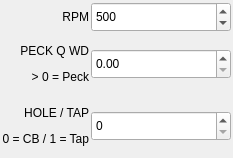
                <widget class="QFrame" name="frame_34">
                 <layout class="QGridLayout" name="gridLayout_11">
                  <property name="leftMargin">
                   <number>2</number>
                  </property>
                  <property name="topMargin">
                   <number>2</number>
                  </property>
                  <property name="rightMargin">
                   <number>2</number>
                  </property>
                  <property name="bottomMargin">
                   <number>2</number>
                  </property>
                  <property name="spacing">
                   <number>2</number>
                  </property>
                  <item row="1" column="0">
                   <widget class="QLabel" name="label_68">
                    <property name="minimumSize">
                     <size>
                      <width>80</width>
                      <height>60</height>
                     </size>
                    </property>
                    <property name="text">
                     <string>&lt;html&gt;&lt;head/&gt;&lt;body&gt;&lt;p&gt;PECK Q WD&lt;/p&gt;&lt;p&gt;&amp;gt; 0 = Peck&lt;/p&gt;&lt;/body&gt;&lt;/html&gt;</string>
                    </property>
                    <property name="alignment">
                     <set>Qt::AlignRight|Qt::AlignTrailing|Qt::AlignVCenter</set>
                    </property>
                   </widget>
                  </item>
                  <item row="2" column="1">
                   <widget class="QDoubleSpinBox" name="ops_hole_tap_select">
                    <property name="minimumSize">
                     <size>
                      <width>100</width>
                      <height>30</height>
                     </size>
                    </property>
                    <property name="toolTip">
                     <string>&lt;html&gt;&lt;head/&gt;&lt;body&gt;&lt;p&gt;Select 0 for the Counterbore op. Select 1 for the Rigid Tap op &lt;/p&gt;&lt;/body&gt;&lt;/html&gt;</string>
                    </property>
                    <property name="toolTipDuration">
                     <number>-1</number>
                    </property>
                    <property name="decimals">
                     <number>0</number>
                    </property>
                    <property name="minimum">
                     <double>0.000000000000000</double>
                    </property>
                    <property name="maximum">
                     <double>1.000000000000000</double>
                    </property>
                    <property name="singleStep">
                     <double>1.000000000000000</double>
                    </property>
                    <property name="value">
                     <double>0.000000000000000</double>
                    </property>
                    <property name="function" stdset="0">
                     <string>set_var</string>
                    </property>
                    <property name="variable" stdset="0">
                     <string>2068</string>
                    </property>
                    <property name="input" stdset="0">
                     <string>number</string>
                    </property>
                   </widget>
                  </item>
                  <item row="0" column="1">
                   <widget class="QDoubleSpinBox" name="ops_speed">
                    <property name="minimumSize">
                     <size>
                      <width>140</width>
                      <height>30</height>
                     </size>
                    </property>
                    <property name="toolTip">
                     <string>&lt;html&gt;&lt;head/&gt;&lt;body&gt;&lt;p&gt;Spindle Speed for drill cycle.&lt;/p&gt;&lt;/body&gt;&lt;/html&gt;</string>
                    </property>
                    <property name="toolTipDuration">
                     <number>-1</number>
                    </property>
                    <property name="decimals">
                     <number>0</number>
                    </property>
                    <property name="minimum">
                     <double>0.000000000000000</double>
                    </property>
                    <property name="maximum">
                     <double>9999.000000000000000</double>
                    </property>
                    <property name="singleStep">
                     <double>0.100000000000000</double>
                    </property>
                    <property name="value">
                     <double>500.000000000000000</double>
                    </property>
                    <property name="function" stdset="0">
                     <string>set_var</string>
                    </property>
                    <property name="variable" stdset="0">
                     <string>2046</string>
                    </property>
                    <property name="input" stdset="0">
                     <string>number</string>
                    </property>
                   </widget>
                  </item>
                  <item row="1" column="1">
                   <widget class="QDoubleSpinBox" name="ops_Qword">
                    <property name="minimumSize">
                     <size>
                      <width>140</width>
                      <height>30</height>
                     </size>
                    </property>
                    <property name="toolTip">
                     <string>&lt;html&gt;&lt;head/&gt;&lt;body&gt;&lt;p&gt;Enter a Q word value to select the Peck cycle. Leave at 0 to select the normal drill cycle.&lt;/p&gt;&lt;/body&gt;&lt;/html&gt;</string>
                    </property>
                    <property name="toolTipDuration">
                     <number>-1</number>
                    </property>
                    <property name="decimals">
                     <number>2</number>
                    </property>
                    <property name="minimum">
                     <double>0.000000000000000</double>
                    </property>
                    <property name="maximum">
                     <double>50.000000000000000</double>
                    </property>
                    <property name="singleStep">
                     <double>0.010000000000000</double>
                    </property>
                    <property name="value">
                     <double>0.000000000000000</double>
                    </property>
                    <property name="function" stdset="0">
                     <string>set_var</string>
                    </property>
                    <property name="variable" stdset="0">
                     <string>2059</string>
                    </property>
                    <property name="input" stdset="0">
                     <string>number</string>
                    </property>
                   </widget>
                  </item>
                  <item row="0" column="0">
                   <widget class="QLabel" name="label_57">
                    <property name="minimumSize">
                     <size>
                      <width>50</width>
                      <height>30</height>
                     </size>
                    </property>
                    <property name="text">
                     <string>RPM</string>
                    </property>
                    <property name="alignment">
                     <set>Qt::AlignRight|Qt::AlignTrailing|Qt::AlignVCenter</set>
                    </property>
                   </widget>
                  </item>
                  <item row="2" column="0">
                   <widget class="QLabel" name="label_72">
                    <property name="minimumSize">
                     <size>
                      <width>80</width>
                      <height>60</height>
                     </size>
                    </property>
                    <property name="text">
                     <string>&lt;html&gt;&lt;head/&gt;&lt;body&gt;&lt;p&gt;HOLE / TAP&lt;/p&gt;&lt;p&gt;0 = CB / 1 = Tap&lt;/p&gt;&lt;/body&gt;&lt;/html&gt;</string>
                    </property>
                    <property name="alignment">
                     <set>Qt::AlignRight|Qt::AlignTrailing|Qt::AlignVCenter</set>
                    </property>
                   </widget>
                  </item>
                 </layout>
                </widget>
